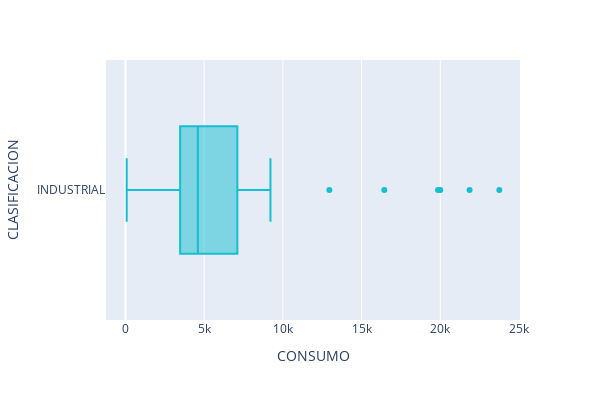

Write notebook code for a chart like this one.
### Markdown cell above
Los clientes del sector industrial tiene un consumo promedio anual de 6128.46 con una desviación de 4982.19. El consumo mínimo registrado fue de 78, mientras que el consumo máximo registrado fue de 23748. El siguiente boxplot nos muestra posibles datos atípicos.

### Code cell
fig = px.box(consumo_industrial, x='CONSUMO', y='CLASIFICACION', 
             color_discrete_sequence=['#17becf']).update_layout(height=400, width=600).show()

### Figure 1 — Plotly figure (JSON) as saved in the notebook; plotly's stock layout.template omitted (floating-point values rounded to 4 significant figures)
{"data": [{"alignmentgroup": "True", "hovertemplate": "CONSUMO=%{x}<br>CLASIFICACION=%{y}<extra></extra>", "legendgroup": "", "marker": {"color": "#17becf"}, "name": "", "notched": false, "offsetgroup": "", "orientation": "h", "showlegend": false, "type": "box", "x": [6165, 4595, 21859, 6555, 5753, 6672, 4308, 19855, 78, 7267, 8828, 4270, 23748, 3814, 8519, 5043, 4123, 19995, 3838, 7607, 1533, 4403, 16442, 3579, 6976, 1596, 4537, 4207, 3938, 3822, 1806, 4470, 6603, 7240, 3370, 1990, 4619, 4691, 8091, 2700, 3086, 4845, 1795, 8298, 182, 2802, 4599, 3028, 9210, 1964, 2526, 4575, 8390, 5874, 3573, 2728, 5594, 12953, 6078, 6103], "x0": " ", "xaxis": "x", "y": ["INDUSTRIAL", "INDUSTRIAL", "INDUSTRIAL", "INDUSTRIAL", "INDUSTRIAL", "INDUSTRIAL", "INDUSTRIAL", "INDUSTRIAL", "INDUSTRIAL", "INDUSTRIAL", "INDUSTRIAL", "INDUSTRIAL", "INDUSTRIAL", "INDUSTRIAL", "INDUSTRIAL", "INDUSTRIAL", "INDUSTRIAL", "INDUSTRIAL", "INDUSTRIAL", "INDUSTRIAL", "INDUSTRIAL", "INDUSTRIAL", "INDUSTRIAL", "INDUSTRIAL", "INDUSTRIAL", "INDUSTRIAL", "INDUSTRIAL", "INDUSTRIAL", "INDUSTRIAL", "INDUSTRIAL", "INDUSTRIAL", "INDUSTRIAL", "INDUSTRIAL", "INDUSTRIAL", "INDUSTRIAL", "INDUSTRIAL", "INDUSTRIAL", "INDUSTRIAL", "INDUSTRIAL", "INDUSTRIAL", "INDUSTRIAL", "INDUSTRIAL", "INDUSTRIAL", "INDUSTRIAL", "INDUSTRIAL", "INDUSTRIAL", "INDUSTRIAL", "INDUSTRIAL", "INDUSTRIAL", "INDUSTRIAL", "INDUSTRIAL", "INDUSTRIAL", "INDUSTRIAL", "INDUSTRIAL", "INDUSTRIAL", "INDUSTRIAL", "INDUSTRIAL", "INDUSTRIAL", "INDUSTRIAL", "INDUSTRIAL"], "y0": " ", "yaxis": "y"}], "layout": {"boxmode": "group", "height": 400, "legend": {"tracegroupgap": 0}, "margin": {"t": 60}, "width": 600, "xaxis": {"anchor": "y", "domain": [0, 1], "title": {"text": "CONSUMO"}}, "yaxis": {"anchor": "x", "domain": [0, 1], "title": {"text": "CLASIFICACION"}}}}
